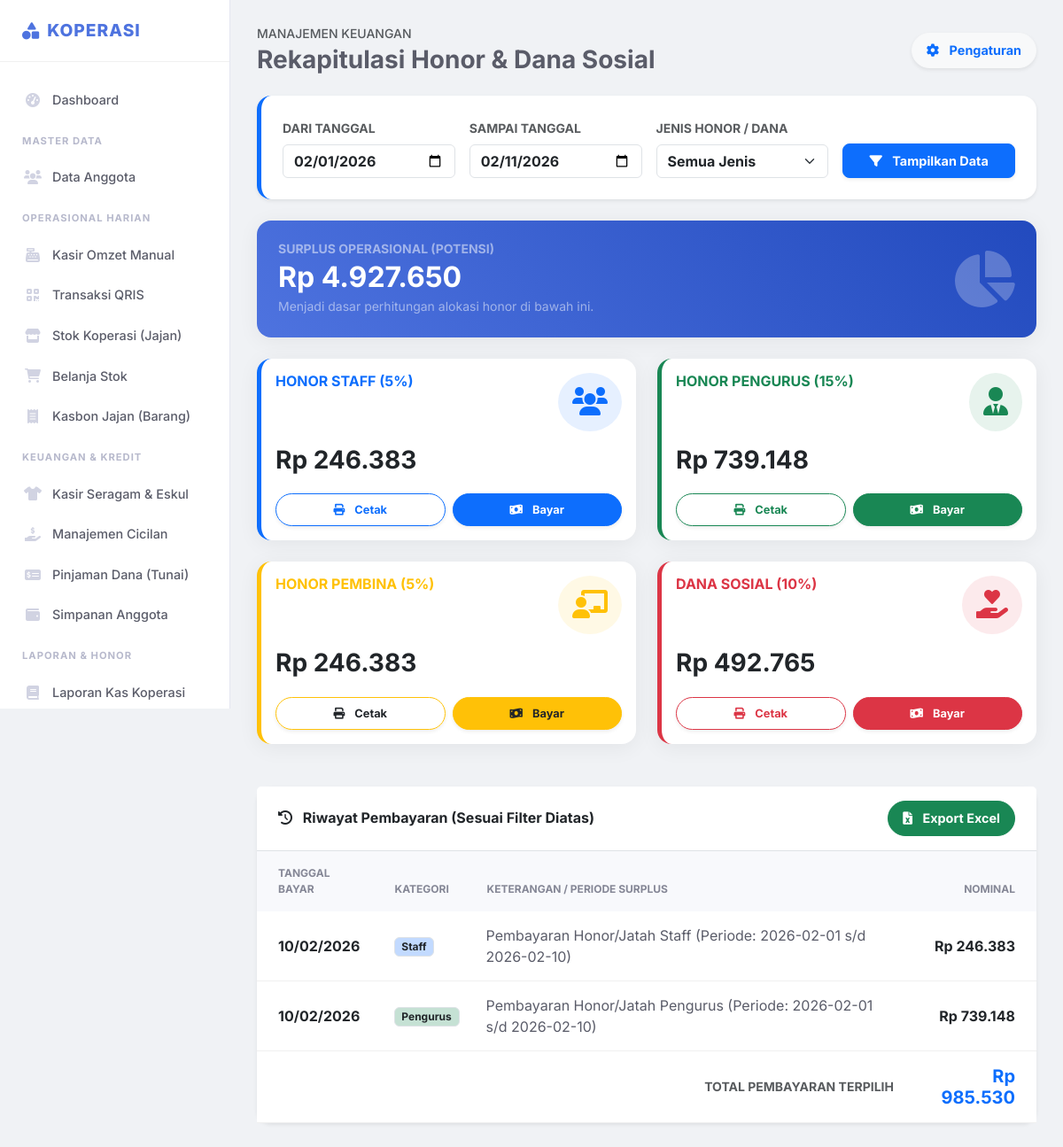
Before: /kas/rekap_honor (signed in) with the older database file.
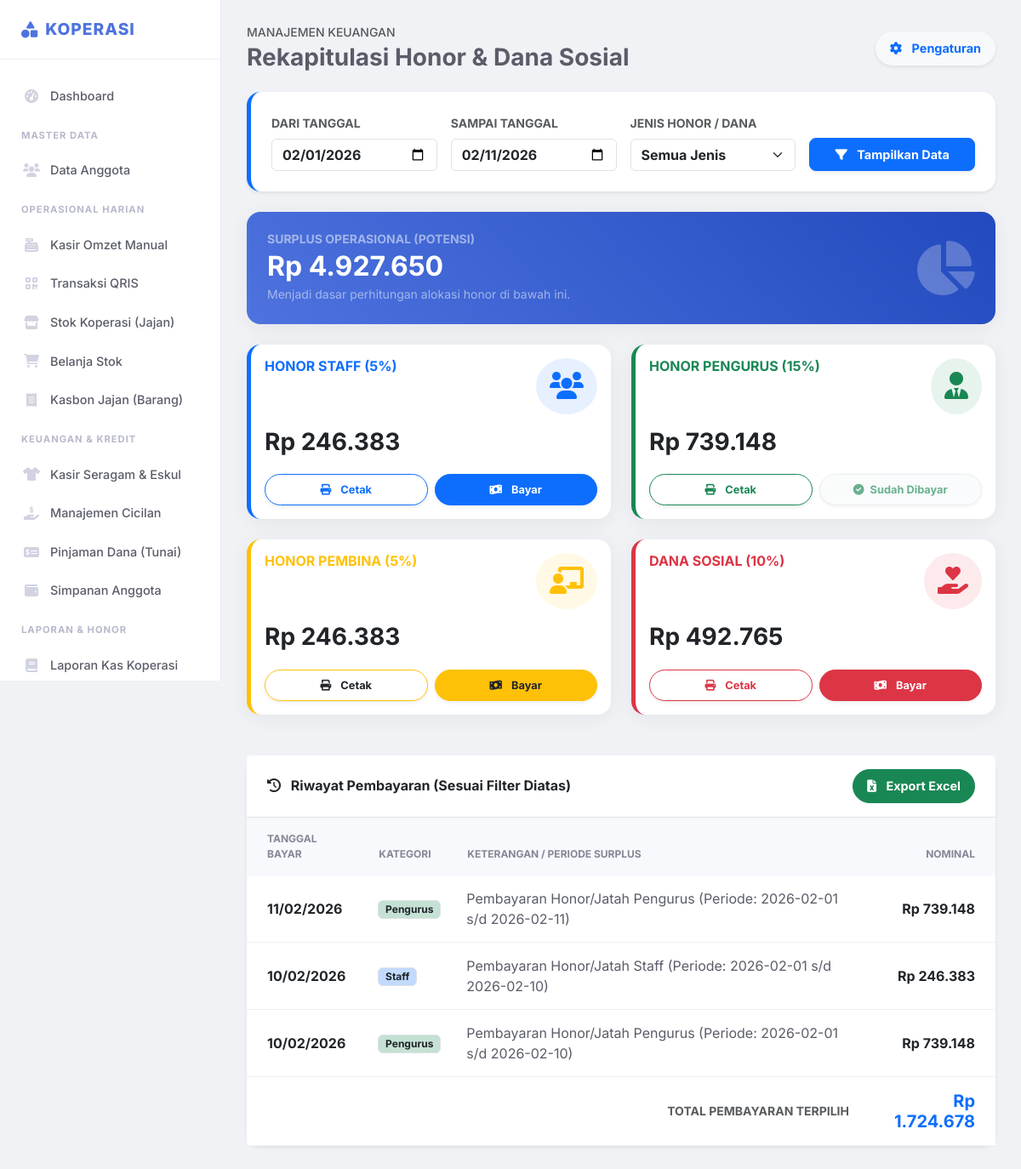
After: the same page with the newer database file.
### tables this page shows
CREATE TABLE `transaksi_kas` (
  `id` int(11) NOT NULL,
  `tanggal` date NOT NULL,
  `kategori` varchar(100) NOT NULL,
  `arus` enum('masuk','keluar') NOT NULL,
  `jumlah` decimal(15,2) NOT NULL,
  `keterangan` text DEFAULT NULL,
  `user_id` int(11) DEFAULT NULL,
  `created_at` timestamp NOT NULL DEFAULT current_timestamp()
);

### config/functions.php (called while the page is built, shortened)
<?php
function formatRp($angka){
    return "Rp " . number_format($angka, 0, ',', '.');
}
function getAllPengaturan($pdo) {
    $stmt = $pdo->query("SELECT kunci, nilai FROM pengaturan");
    return $stmt->fetchAll(PDO::FETCH_KEY_PAIR);
}
?>

### pages/kas/rekap_honor.php (the view, shortened to what the changed rows need)
<?php
$tgl_awal = isset($_GET['tgl_awal']) ? $_GET['tgl_awal'] : date('Y-m-01');
$tgl_akhir = isset($_GET['tgl_akhir']) ? $_GET['tgl_akhir'] : date('Y-m-d');
$filter_jenis = isset($_GET['filter_jenis']) ? $_GET['filter_jenis'] : 'all';
$set = getAllPengaturan($pdo);
$sql = "SELECT * FROM transaksi_kas
        WHERE (tanggal BETWEEN ? AND ?)
        AND kategori NOT IN (
            'penjualan_seragam', 'penjualan_eskul',
            'bagi_hasil_staff', 'bagi_hasil_pengurus', 'bagi_hasil_pembina', 'bagi_hasil_dansos'
        )
        ORDER BY tanggal ASC";
$stmt = $pdo->prepare($sql);
$stmt->execute([$tgl_awal, $tgl_akhir]);
$transaksi = $stmt->fetchAll();
$total_masuk = 0;
$total_keluar = 0;
foreach($transaksi as $t){
    if($t['arus'] == 'masuk') $total_masuk += $t['jumlah'];
    else $total_keluar += $t['jumlah'];
}
$surplus = $total_masuk - $total_keluar;
$alloc = ['staff'=>0, 'pengurus'=>0, 'pembina'=>0, 'dansos'=>0];
if($surplus > 0){
    $alloc['staff']    = $surplus * ($set['persen_staff'] / 100);
    $alloc['pengurus'] = $surplus * ($set['persen_pengurus'] / 100);
    $alloc['pembina']  = $surplus * ($set['persen_pembina'] / 100);
    $alloc['dansos']   = $surplus * ($set['persen_dansos'] / 100);
}
$status_bayar = [];
$list_tipe = ['staff', 'pengurus', 'pembina', 'dansos'];
foreach($list_tipe as $tipe){
    $kategori_cek = "bagi_hasil_" . $tipe;
    $ket_cek = "%$tgl_awal s/d $tgl_akhir%";
    $cek = $pdo->prepare("SELECT id FROM transaksi_kas WHERE kategori = ? AND keterangan LIKE ?");
    $cek->execute([$kategori_cek, $ket_cek]);
    $status_bayar[$tipe] = ($cek->rowCount() > 0);
}
$sql_history = "SELECT * FROM transaksi_kas
                WHERE (tanggal BETWEEN ? AND ?) ";
$params_hist = [$tgl_awal, $tgl_akhir];
if($filter_jenis == 'all'){
    $sql_history .= " AND kategori IN ('bagi_hasil_staff', 'bagi_hasil_pengurus', 'bagi_hasil_pembina', 'bagi_hasil_dansos')";
} else {
    $sql_history .= " AND kategori = ?";
    $params_hist[] = "bagi_hasil_" . $filter_jenis;
}
$sql_history .= " ORDER BY tanggal DESC, id DESC";
$stmt_hist = $pdo->prepare($sql_history);
$stmt_hist->execute($params_hist);
$history_honor = $stmt_hist->fetchAll();
?>
<div class="d-flex justify-content-between align-items-center mb-4">
    <div>
        <h6 class="text-muted text-uppercase small ls-1 mb-1">Manajemen Keuangan</h6>
        <h2 class="h3 fw-bold mb-0 text-gray-800">Rekapitulasi Honor & Dana Sosial</h2>
    </div>
    <a href="index.php?page=utilitas/pengaturan" class="btn btn-sm btn-light text-primary fw-bold rounded-pill shadow-sm">
        <i class="fas fa-cog me-2"></i> Pengaturan
    </a>
</div>
<div class="card border-0 shadow-sm mb-4 rounded-4 bg-white border-start border-5 border-primary">
    <div class="card-body p-4">
        <form class="row g-3 align-items-end" method="GET">
            <div class="col-md-3">
                <label class="form-label small fw-bold text-muted text-uppercase">Dari Tanggal</label>
                <input type="date" name="tgl_awal" class="form-control fw-bold" value="<?= $tgl_awal ?>">
            </div>
            <div class="col-md-3">
                <label class="form-label small fw-bold text-muted text-uppercase">Sampai Tanggal</label>
                <input type="date" name="tgl_akhir" class="form-control fw-bold" value="<?= $tgl_akhir ?>">
            </div>
            <div class="col-md-3">
                <label class="form-label small fw-bold text-muted text-uppercase">Jenis Honor / Dana</label>
                <select name="filter_jenis" class="form-select fw-bold">
                    <option value="all" <?= $filter_jenis=='all'?'selected':'' ?>>Semua Jenis</option>
                </select>
            </div>
            <div class="col-md-3">
                <button type="submit" class="btn btn-primary w-100 fw-bold shadow-sm">
                    <i class="fas fa-filter me-2"></i> Tampilkan Data
                </button>
            </div>
        </form>
    </div>
</div>
<div class="card card-modern bg-gradient-primary text-white mb-4">
    <div class="card-body p-4">
        <div class="row align-items-center">
            <div class="col-md-8">
                <h5 class="text-white-50 text-uppercase small fw-bold mb-1">Surplus Operasional (Potensi)</h5>
                <h2 class="mb-0 fw-bold"><?= formatRp($surplus) ?></h2>
                <small class="text-white-50">Menjadi dasar perhitungan alokasi honor di bawah ini.</small>
            </div>
            <div class="col-md-4 text-end">
                <i class="fas fa-chart-pie fa-4x opacity-25"></i>
            </div>
        </div>
    </div>
</div>
<?php if($surplus <= 0): ?>
    <div class="alert alert-warning border-0 shadow-sm rounded-3 mb-5">
        <i class="fas fa-exclamation-triangle me-2"></i>
        <strong>Tidak ada surplus!</strong> Pengeluaran operasional melebihi pemasukan pada periode yang dipilih.
    </div>
<?php else: ?>
    <div class="row g-4 mb-5">
        <?php if($filter_jenis == 'all' || $filter_jenis == 'staff'): ?>
        <div class="col-md-6">
            <div class="card card-modern h-100 border-start border-5 border-primary">
                <div class="card-body">
                    <div class="d-flex justify-content-between align-items-start mb-3">
                        <div><h6 class="fw-bold text-primary text-uppercase mb-1">Honor Staff (<?= $set['persen_staff'] ?>%)</h6></div>
                        <div class="bg-primary bg-opacity-10 p-3 rounded-circle text-primary"><i class="fas fa-users fa-2x"></i></div>
                    </div>
                    <h3 class="fw-bold text-dark mb-3"><?= formatRp($alloc['staff']) ?></h3>
                    <div class="row g-2">
                        <div class="col-6"><a href="pages/kas/cetak_honor.php?tipe=staff&tgl_awal=<?= $tgl_awal ?>&tgl_akhir=<?= $tgl_akhir ?>" target="_blank" class="btn btn-outline-primary btn-action shadow-sm"><i class="fas fa-print me-2"></i> Cetak</a></div>
                        <div class="col-6">
                            <?php if($status_bayar['staff']): ?>
                                <button class="btn btn-light text-success fw-bold btn-action shadow-sm border" disabled><i class="fas fa-check-circle me-1"></i> Sudah Dibayar</button>
                            <?php else: ?>
                                <form action="process/kas_bayar_honor.php" method="POST" onsubmit="return confirm('Bayar Honor Staff?')">
                                    <button type="submit" class="btn btn-primary btn-action shadow-sm"><i class="fas fa-money-bill-wave me-2"></i> Bayar</button>
                                </form>
                            <?php endif; ?>
                        </div>
                    </div>
                </div>
            </div>
        </div>
        <?php endif; ?>
        <?php if($filter_jenis == 'all' || $filter_jenis == 'pengurus'): ?>
        <div class="col-md-6">
            <div class="card card-modern h-100 border-start border-5 border-success">
                <div class="card-body">
                    <div class="d-flex justify-content-between align-items-start mb-3">
                        <div><h6 class="fw-bold text-success text-uppercase mb-1">Honor Pengurus (<?= $set['persen_pengurus'] ?>%)</h6></div>
                        <div class="bg-success bg-opacity-10 p-3 rounded-circle text-success"><i class="fas fa-user-tie fa-2x"></i></div>
                    </div>
                    <h3 class="fw-bold text-dark mb-3"><?= formatRp($alloc['pengurus']) ?></h3>
                    <div class="row g-2">
                        <div class="col-6"><a href="pages/kas/cetak_honor.php?tipe=pengurus&tgl_awal=<?= $tgl_awal ?>&tgl_akhir=<?= $tgl_akhir ?>" target="_blank" class="btn btn-outline-success btn-action shadow-sm"><i class="fas fa-print me-2"></i> Cetak</a></div>
                        <div class="col-6">
                            <?php if($status_bayar['pengurus']): ?>
                                <button class="btn btn-light text-success fw-bold btn-action shadow-sm border" disabled><i class="fas fa-check-circle me-1"></i> Sudah Dibayar</button>
                            <?php else: ?>
                                <form action="process/kas_bayar_honor.php" method="POST" onsubmit="return confirm('Bayar Honor Pengurus?')">
                                    <button type="submit" class="btn btn-success btn-action shadow-sm"><i class="fas fa-money-bill-wave me-2"></i> Bayar</button>
                                </form>
                            <?php endif; ?>
                        </div>
                    </div>
                </div>
            </div>
        </div>
        <?php endif; ?>
        <?php if($filter_jenis == 'all' || $filter_jenis == 'pembina'): ?>
        <div class="col-md-6">
            <div class="card card-modern h-100 border-start border-5 border-warning">
                <div class="card-body">
                    <div class="d-flex justify-content-between align-items-start mb-3">
                        <div><h6 class="fw-bold text-warning text-uppercase mb-1">Honor Pembina (<?= $set['persen_pembina'] ?>%)</h6></div>
                        <div class="bg-warning bg-opacity-10 p-3 rounded-circle text-warning"><i class="fas fa-chalkboard-teacher fa-2x"></i></div>
                    </div>
                    <h3 class="fw-bold text-dark mb-3"><?= formatRp($alloc['pembina']) ?></h3>
                    <div class="row g-2">
                        <div class="col-6"><a href="pages/kas/cetak_honor.php?tipe=pembina&tgl_awal=<?= $tgl_awal ?>&tgl_akhir=<?= $tgl_akhir ?>" target="_blank" class="btn btn-outline-warning text-dark btn-action shadow-sm"><i class="fas fa-print me-2"></i> Cetak</a></div>
                        <div class="col-6">
                            <?php if($status_bayar['pembina']): ?>
                                <button class="btn btn-light text-success fw-bold btn-action shadow-sm border" disabled><i class="fas fa-check-circle me-1"></i> Sudah Dibayar</button>
                            <?php else: ?>
                                <form action="process/kas_bayar_honor.php" method="POST" onsubmit="return confirm('Bayar Honor Pembina?')">
                                    <button type="submit" class="btn btn-warning text-dark btn-action shadow-sm"><i class="fas fa-money-bill-wave me-2"></i> Bayar</button>
                                </form>
                            <?php endif; ?>
                        </div>
                    </div>
                </div>
            </div>
        </div>
        <?php endif; ?>
        <?php if($filter_jenis == 'all' || $filter_jenis == 'dansos'): ?>
        <div class="col-md-6">
            <div class="card card-modern h-100 border-start border-5 border-danger">
                <div class="card-body">
                    <div class="d-flex justify-content-between align-items-start mb-3">
                        <div><h6 class="fw-bold text-danger text-uppercase mb-1">Dana Sosial (<?= $set['persen_dansos'] ?>%)</h6></div>
                        <div class="bg-danger bg-opacity-10 p-3 rounded-circle text-danger"><i class="fas fa-hand-holding-heart fa-2x"></i></div>
                    </div>
                    <h3 class="fw-bold text-dark mb-3"><?= formatRp($alloc['dansos']) ?></h3>
                    <div class="row g-2">
                        <div class="col-6"><a href="pages/kas/cetak_honor.php?tipe=dansos&tgl_awal=<?= $tgl_awal ?>&tgl_akhir=<?= $tgl_akhir ?>" target="_blank" class="btn btn-outline-danger btn-action shadow-sm"><i class="fas fa-print me-2"></i> Cetak</a></div>
                        <div class="col-6">
                            <?php if($status_bayar['dansos']): ?>
                                <button class="btn btn-light text-success fw-bold btn-action shadow-sm border" disabled><i class="fas fa-check-circle me-1"></i> Sudah Dibayar</button>
                            <?php else: ?>
                                <form action="process/kas_bayar_honor.php" method="POST" onsubmit="return confirm('Cairkan Dana Sosial?')">
                                    <button type="submit" class="btn btn-danger btn-action shadow-sm"><i class="fas fa-money-bill-wave me-2"></i> Bayar</button>
                                </form>
                            <?php endif; ?>
                        </div>
                    </div>
                </div>
            </div>
        </div>
        <?php endif; ?>
    </div>
<?php endif; ?>
<div class="card border-0 shadow-sm rounded-4">
    <div class="card-header bg-white py-3 border-bottom d-flex justify-content-between align-items-center">
        <h6 class="fw-bold text-dark mb-0"><i class="fas fa-history me-2"></i> Riwayat Pembayaran (Sesuai Filter Diatas)</h6>
        <a href="process/export_riwayat_honor.php?tgl_awal=<?= $tgl_awal ?>&tgl_akhir=<?= $tgl_akhir ?>&jenis=<?= $filter_jenis ?>"
           target="_blank" class="btn btn-sm btn-success rounded-pill px-3 fw-bold">
            <i class="fas fa-file-excel me-2"></i> Export Excel
        </a>
    </div>
    <div class="card-body p-0">
        <div class="table-responsive">
            <table class="table table-custom table-hover mb-0">
                <thead>
                    <tr>
                        <th class="ps-4">Tanggal Bayar</th>
                        <th>Kategori</th>
                        <th>Keterangan / Periode Surplus</th>
                        <th class="text-end pe-4">Nominal</th>
                    </tr>
                </thead>
                <tbody>
                    <?php
                    $total_riwayat = 0;
                    if(empty($history_honor)): ?>
                    <?php endif;
                    foreach($history_honor as $row):
                        $total_riwayat += $row['jumlah'];
                        $badge_cls = 'bg-secondary';
                        $label = 'Lainnya';
                        if($row['kategori'] == 'bagi_hasil_staff') { $badge_cls='bg-primary'; $label='Staff'; }
                        elseif($row['kategori'] == 'bagi_hasil_pengurus') { $badge_cls='bg-success'; $label='Pengurus'; }
                        elseif($row['kategori'] == 'bagi_hasil_pembina') { $badge_cls='bg-warning text-dark'; $label='Pembina'; }
                        elseif($row['kategori'] == 'bagi_hasil_dansos') { $badge_cls='bg-danger'; $label='Dansos'; }
                    ?>
                    <tr>
                        <td class="ps-4 fw-bold text-dark"><?= date('d/m/Y', strtotime($row['tanggal'])) ?></td>
                        <td><span class="badge <?= $badge_cls ?> bg-opacity-25 border text-dark"><?= $label ?></span></td>
                        <td><?= htmlspecialchars($row['keterangan']) ?></td>
                        <td class="text-end fw-bold text-dark pe-4"><?= formatRp($row['jumlah']) ?></td>
                    </tr>
                    <?php endforeach; ?>
                </tbody>
                <tfoot class="bg-light">
                    <tr>
                        <td colspan="3" class="text-end fw-bold text-uppercase small ls-1 py-3 text-muted">Total Pembayaran Terpilih</td>
                        <td class="text-end fw-bold text-primary pe-4 py-3 h5 mb-0"><?= formatRp($total_riwayat) ?></td>
                    </tr>
                </tfoot>
            </table>
        </div>
    </div>
</div>

Changed rows visible on the page:
added transaksi_kas: tanggal "11/02/2026", kategori "Pengurus", keterangan "Pembayaran Honor/Jatah Pengurus (Periode: 2026-02-01 s/d 2026-02-11)", jumlah "Rp 739.148"
Other visible differences:
formatRp($total_riwayat): "Rp 985.530" → "Rp 1.724.678"
text no longer shown: "Bayar"
text now shown: "Sudah Dibayar"
